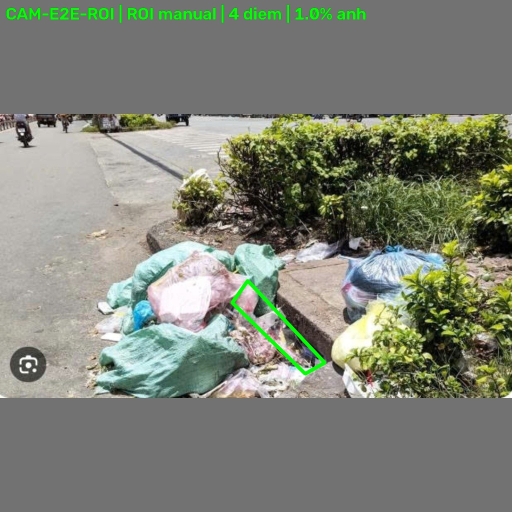
#> input picture ssc-v2/inference/calibration/CAM-E2E-ROI_mangcong_1789757875398_2009868290944649276_312701831952721294_c1f23712b5905354a6cf2fe3b64eb6d6_preview.jpg, 1024 x 1024 px (shown at 1/2 size)
$ python -i calibrate_roi.py   (imports and definitions only)
#> lines starting #> are read from the running program, lines starting #| are printed output that depends on the picture
### ssc-v2/inference/analysis.py
"""
Phan tich anh bang model YOLO26s-seg (lop 0: Trash, 1: Drain) da train san.

Chi lam dung 1 viec: nhan bytes JPEG (+ ROI mieng cong cua camera neu co), tra
ve dict ket qua. Khong biet gi ve HTTP hay hang doi job — logic goi API nam o
ai_worker.py.

Quy uoc cu (legacy, giu NGUYEN khi roi=None):
- waste_coverage_pct = dien tich hop nhat (union) cac mask lop Trash / dien
  tich anh, tinh theo %.
- drain_blockage_pct = dien tich (Trash giao Drain) / dien tich mask Drain.
  Neu khong phat hien Drain nao trong anh -> BO TRONG truong nay (khong gui 0),
  de backend loai camera do khoi phep tinh trung binh cua tuyen.
- confidence = nho nhat trong cac confidence cua object da dung de tinh 2
  so tren. Neu khong phat hien object nao (anh sach) -> 0.575.

Bo sung v2 (exp01_chi_so_che_cong, cong thuc M1 + "certainty moi"):
- roi = polygon mieng cong CO DINH cua camera (toa do chuan hoa 0..1, x sang
  phai, y xuong duoi). Co roi -> drain_blockage_pct = |Trash ∩ ROI| / |ROI|
  (blockage_method "roi"), khong can model nhin thay mieng cong.
- certainty = trung binh co trong so cua confidence cac instance Trash, trong
  so = so pixel mask cua instance nam TRONG vung do (ROI, hoac hop mask Drain
  du doan khi khong co ROI). None khi khong co pixel rac nao trong vung do.
  Chi la nhan thong tin, khong chan ket qua.
- Cong chat luong anh (quality_gate=True, worker bat): do sang trung binh anh
  xam < MIN_BRIGHTNESS -> usable False, quality_reason "thieu_sang", KHONG chay
  model. Mac dinh TAT de analyze(jpeg_bytes) cu (site demo) giu nguyen hanh vi.
"""
from __future__ import annotations

import math
import os
import uuid
from pathlib import Path

import cv2
import numpy as np
from ultralytics import YOLO

HERE = Path(__file__).resolve().parent

TRASH_CLASS = 0
DRAIN_CLASS = 1

MODEL_PATH = Path(
    os.environ.get(
        "AI_MODEL_PATH",
        str(HERE / ".." / ".." / "runs" / "segment" / "runs" / "train" / "baseline_v1_rev2" / "weights" / "best.pt"),
    )
).resolve()
DETECT_CONF = float(os.environ.get("AI_DETECT_CONF", "0.25"))
PREDICT_IMGSZ = 1024
MASK_THRESHOLD = 0.5

# 0.575 = precision(M) do duoc tren tap val (results.csv, epoch 80): khong phat hien
# gi KHONG dong nghia anh chac chan sach, vi recall cua model moi ~45%.
DEFAULT_CONFIDENCE = 0.575

# Do sang trung binh anh xam (0..255) toi thieu. Pham vi he thong: ban ngay / thoi
# tiet tot; anh toi hon nguong nay coi la khong dung duoc (thieu sang).
MIN_BRIGHTNESS = float(os.environ.get("AI_MIN_BRIGHTNESS", "40"))
QUALITY_REASON_DARK = "thieu_sang"

# Mau/do day vien ROI ve len anh phan tich (BGR).
ROI_COLOR_BGR = (0, 255, 0)

# UUID co dinh dung lam namespace cho uuid5 - chi can khong doi giua cac lan
# chay, khong can bi mat. Ten file anh phan tich phai TAT DINH theo
# (camera_id, observation_id) de gui lai (retry) khong bao gio sinh ra
# analyzed_url khac lan truoc (backend tu choi ket qua gui lai khac noi dung).
_FILENAME_NAMESPACE = uuid.UUID("c9c5a3f0-6b1b-4c1e-9d1a-8f2e6a7b0c3d")

_MODEL: YOLO | None = None


def _model() -> YOLO:
    global _MODEL
    if _MODEL is None:
        if not MODEL_PATH.exists():
            raise FileNotFoundError(f"Khong thay trong so model: {MODEL_PATH}")
        _MODEL = YOLO(str(MODEL_PATH))
    return _MODEL


def _clip_percent(value: float) -> float:
    return round(max(0.0, min(100.0, float(value))), 2)


# Gioi han SO DIEM ANH (khong phai dung luong file) - mot JPEG nen tot nhung do phan
# giai cuc lon van lot qua gioi han dung luong, roi lam RAM no khi tao mask retina_masks
# o do phan giai goc (vd anh 50MP tu dien thoai doi moi). Da ghi nhan thuc te: 1 anh lam
# sap ca tien trinh uvicorn (process bien mat, khong phai loi duoc try/except bat duoc).
MAX_PIXELS = 24_000_000  # ~ tuong duong anh 6000x4000 (24MP), du rong cho anh dien thoai binh thuong


# ---------------------------------------------------------------- ham thuan (khong can GPU)

# [69 lines left out: functions validate_roi_polygon, roi_mask, blockage_in_roi, weighted_certainty, not called in this run]


def mean_brightness(image_bgr: np.ndarray) -> float:
    gray = cv2.cvtColor(image_bgr, cv2.COLOR_BGR2GRAY) if image_bgr.ndim == 3 else image_bgr
    return float(gray.mean())


# [43 lines left out: functions brightness_ok, draw_roi, _encode_jpeg, decode_image, not called in this run]


def predict(image: np.ndarray):
    """Chay model giong het production; tra ve results[0] cua ultralytics."""
    results = _model().predict(
        source=image,
        imgsz=PREDICT_IMGSZ,
        conf=DETECT_CONF,
        retina_masks=True,
        verbose=False,
    )
    if not results:
        raise RuntimeError("Model khong tra ve ket qua nao")
    return results[0]


# ---------------------------------------------------------------- ham chinh

# [124 lines left out: functions analyze, analyzed_filename, save_analyzed_image, not called in this run]

### ssc-v2/inference/calibrate_roi.py
"""
De xuat ROI mieng cong (drain_roi) cho 1 camera tu 1 anh SACH; nguoi xem anh
preview roi moi quyet dinh ap dung. KHONG BAO GIO tu ap dung.

Chay (tu thu muc ssc-v2\\inference):
    ..\\..\\.venv\\Scripts\\python.exe -B calibrate_roi.py --image anh.jpg --camera CAM01
    ..\\..\\.venv\\Scripts\\python.exe -B calibrate_roi.py --image anh.jpg --camera CAM01 --polygon "0.1,0.5 0.4,0.5 0.4,0.8"
    ... them --apply de PATCH /api/cameras/<camera_id> tren backend v2.

Ket qua: calibration/<camera_id>_<ten anh>_preview.jpg va .json.
"""
from __future__ import annotations

import argparse
import json
import os
import re
import sys
from pathlib import Path
from urllib.parse import quote

# [5 lines not run here, left out]

import cv2
import numpy as np

import analysis

HERE = Path(__file__).resolve().parent
CALIBRATION_DIR = HERE / "calibration"
API_URL = os.environ.get("SSC_API_URL", "http://127.0.0.1:8010").rstrip("/")
ADMIN_API_KEY = os.environ.get("ADMIN_API_KEY", "")
MAX_POINTS = 64
EPSILON_FRACTION = 0.01
REQUEST_TIMEOUT_S = 15

EXIT_NO_DRAIN = 2
EXIT_BAD_INPUT = 3
EXIT_APPLY_FAILED = 4


# [39 lines left out: functions parse_polygon_arg, contour_to_polygon, not called in this run]


def propose_from_model(image: np.ndarray) -> tuple[list[list[float]] | None, dict]:
    r = analysis.predict(image)
    info: dict = {"n_drain": 0}
    if r.masks is None or r.boxes is None or len(r.boxes) == 0:
        return None, info
    masks = r.masks.data.cpu().numpy() > analysis.MASK_THRESHOLD
    classes = r.boxes.cls.cpu().numpy().astype(int)
    confs = r.boxes.conf.cpu().numpy()
    drains = [i for i in range(len(classes)) if classes[i] == analysis.DRAIN_CLASS]
    info["n_drain"] = len(drains)
    if not drains:
        return None, info
    best = max(drains, key=lambda i: (int(masks[i].sum()), -i))
    info["drain_conf"] = round(float(confs[best]), 4)
    info["drain_mask_pct"] = round(float(masks[best].sum()) / masks[best].size * 100, 2)
    polygon = contour_to_polygon(masks[best])
    if polygon is not None:
        roi = analysis.roi_mask(polygon, *masks[best].shape)
        union = np.logical_or(roi, masks[best]).sum()
        info["iou_polygon_vs_mask"] = round(float(np.logical_and(roi, masks[best]).sum() / union), 4) if union else 0.0
    return polygon, info


# [54 lines left out: functions write_preview, apply_roi, not called in this run]


def _quote_arg(value: str) -> str:
    return f'"{value}"' if re.search(r"\s", value) else value


# [90 lines left out: function main, not called in this run]


# [2 lines not run here, left out]

>>> import cv2
>>> picture = cv2.imread('calibration/CAM-E2E-ROI_mangcong_1789757875398_2009868290944649276_312701831952721294_c1f23712b5905354a6cf2fe3b64eb6d6_preview.jpg', cv2.IMREAD_GRAYSCALE)
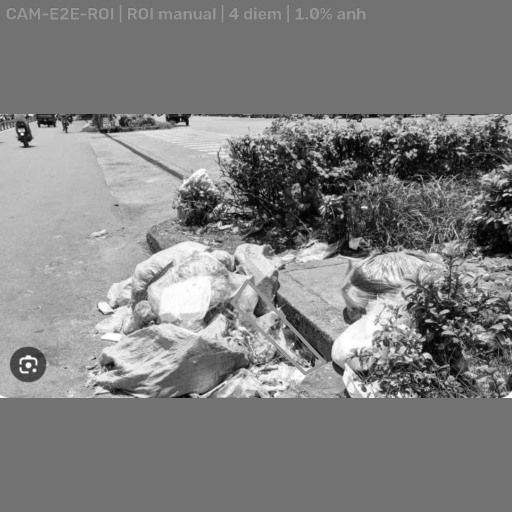
#> picture: shape (1024, 1024) (shown at 1/2 size); min 0, max 255, mean 127.8
#> (the run stopped early here; a loop or call above may not have finished)
